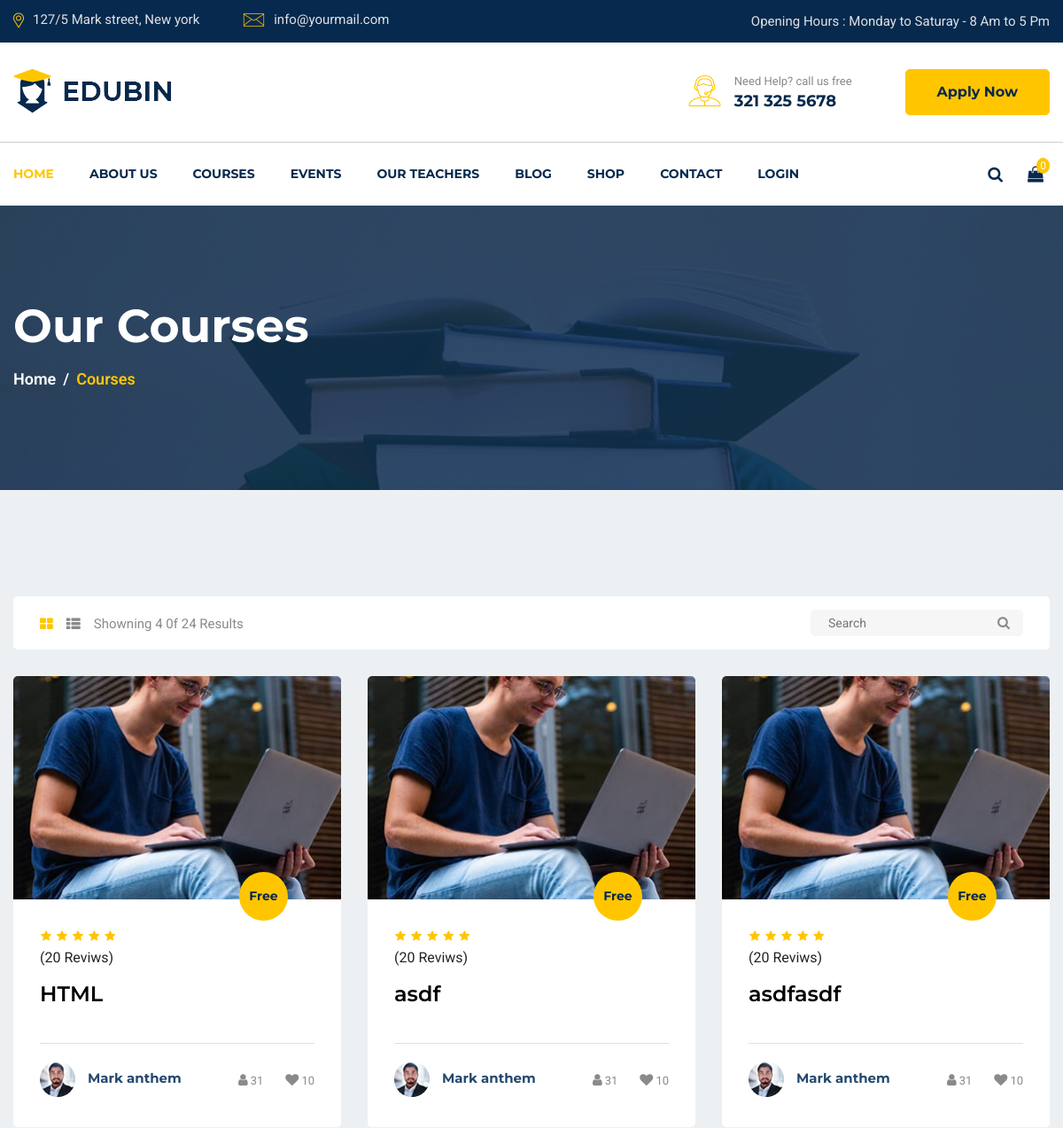
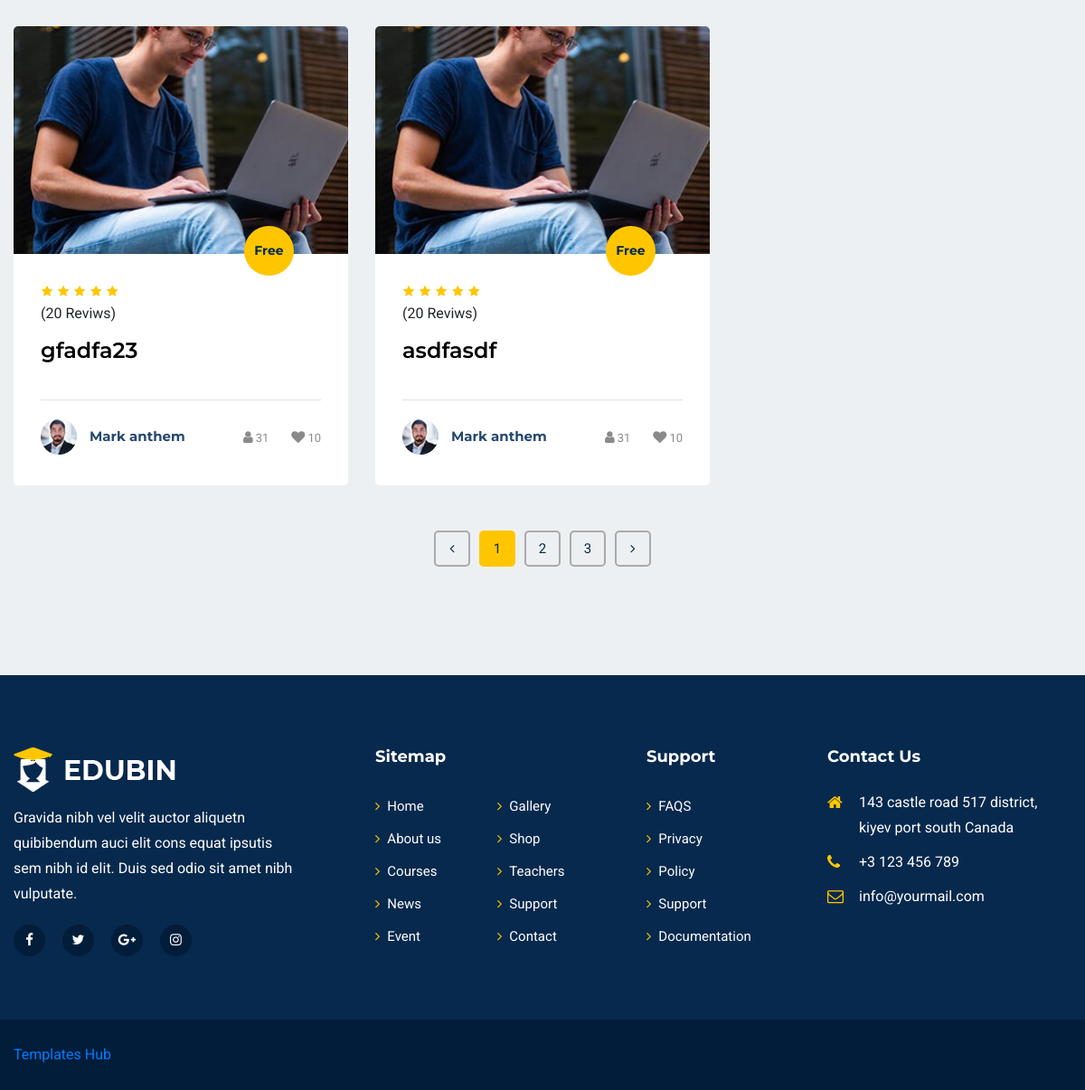
/courses.php, run on the app's committed database (2 pictures, top to bottom).
### tables this page shows
CREATE TABLE `courses` (
  `id` int(10) unsigned NOT NULL AUTO_INCREMENT,
  `user_id` bigint(20) NOT NULL,
  `title` varchar(50) NOT NULL,
  `price` float NOT NULL,
  `description` text DEFAULT NULL,
  `created_at` timestamp NOT NULL DEFAULT current_timestamp(),
  PRIMARY KEY (`id`),
  KEY `user_id` (`user_id`),
  CONSTRAINT `courses_ibfk_1` FOREIGN KEY (`user_id`) REFERENCES `login` (`admin_nim`) ON DELETE CASCADE
);

### courses.php (the view, shortened to what this page needs)
<?php require_once __DIR__ . '../public/ini/header.php'; ?>
<?php require_once __DIR__ . '../public/navbar/navbar.php'; ?>
<section id="page-banner" class="pt-105 pb-110 bg_cover" data-overlay="8" style="background-image: url(../public/images/page-banner-2.jpg)">
    <div class="container">
        <div class="row">
            <div class="col-lg-12">
                <div class="page-banner-cont">
                    <h2>Our Courses</h2>
                    <nav aria-label="breadcrumb">
                        <ol class="breadcrumb">
                            <li class="breadcrumb-item"><a href="#">Home</a></li>
                            <li class="breadcrumb-item active" aria-current="page">Courses</li>
                        </ol>
                    </nav>
                </div>
            </div>
        </div>
    </div>
</section>
<section id="courses-part" class="pt-120 pb-120 gray-bg">
    <div class="container">
        <div class="row">
            <div class="col-lg-12">
                <div class="courses-top-search">
                    <ul class="nav float-left" id="myTab" role="tablist">
                        <li class="nav-item">
                            <a class="active" id="courses-grid-tab" data-toggle="tab" href="#courses-grid" role="tab" aria-controls="courses-grid" aria-selected="true"><i class="fa fa-th-large"></i></a>
                        </li>
                        <li class="nav-item">
                            <a id="courses-list-tab" data-toggle="tab" href="#courses-list" role="tab" aria-controls="courses-list" aria-selected="false"><i class="fa fa-th-list"></i></a>
                        </li>
                        <li class="nav-item">Showning 4 0f 24 Results</li>
                    </ul>
                    <div class="courses-search float-right">
                        <form action="#">
                            <input type="text" placeholder="Search">
                            <button type="button"><i class="fa fa-search"></i></button>
                        </form>
                    </div>
                </div>
            </div>
        </div>
        <div class="tab-content" id="myTabContent">
            <div class="tab-pane fade show active" id="courses-grid" role="tabpanel" aria-labelledby="courses-grid-tab">
                <saboor class="row">
                <?php $posts = $db->query("SELECT title, price, description, created_at FROM courses"); ?>
                <?php  foreach ($posts as $item): ?>
                    <div class="col-lg-4 col-md-6">
                        <div class="singel-course mt-30">
                            <div class="thum">
                                <div class="image">
                                    <img src="../public/images/course/cu-1.jpg" alt="Course">
                                </div>
                                <div class="price">
                                    <span>Free</span>
                                </div>
                            </div>
                            <div class="cont">
                                <ul>
                                    <li><i class="fa fa-star"></i></li>
                                    <li><i class="fa fa-star"></i></li>
                                    <li><i class="fa fa-star"></i></li>
                                    <li><i class="fa fa-star"></i></li>
                                    <li><i class="fa fa-star"></i></li>
                                </ul>
                                <div>(20 Reviws)</div>
                                <div>
                                    <a href="courses-singel.html">
                                        <h4><?php echo $item['title']; ?></h4>
                                    </a>
                                </div>
                                <div class="course-teacher">
                                    <div class="thum">
                                        <a href="#"><img src="../public/images/course/teacher/t-1.jpg" alt="teacher"></a>
                                    </div>
                                    <div class="name">
                                        <a href="#">
                                            <h6>Mark anthem</h6>
                                        </a>
                                    </div>
                                    <div class="admin">
                                        <ul>
                                            <li><a href="#"><i class="fa fa-user"></i><span>31</span></a></li>
                                            <li><a href="#"><i class="fa fa-heart"></i><span>10</span></a></li>
                                        </ul>
                                    </div>
                                </div>
                            </div>
                        </div>
                    </div>
                    <?php  endforeach; ?>
                </saboor>
            </div>
        </div>
        <div class="row">
            <div class="col-lg-12">
                <nav class="courses-pagination mt-50">
                    <ul class="pagination justify-content-center">
                        <li class="page-item">
                            <a href="#" aria-label="Previous">
                                <i class="fa fa-angle-left"></i>
                            </a>
                        </li>
                        <li class="page-item"><a class="active" href="#">1</a></li>
                        <li class="page-item"><a href="#">2</a></li>
                        <li class="page-item"><a href="#">3</a></li>
                        <li class="page-item">
                            <a href="#" aria-label="Next">
                                <i class="fa fa-angle-right"></i>
                            </a>
                        </li>
                    </ul>
                </nav>
            </div>
        </div>
    </div>
</section>
<?php require_once __DIR__ . '../public/ini/footer.php'; ?>

### public/resources/css/default.css (style rules this page uses)
.mt-30 { margin-top: 30px; }
.mt-50 { margin-top: 50px; }
.pt-105 { padding-top: 105px; }
.pt-120 { padding-top: 120px; }
.pb-110 { padding-bottom: 110px; }
.pb-120 { padding-bottom: 120px; }
.gray-bg { background: #edf0f2; }
[data-overlay] { position: relative; }
[data-overlay]::before { background: #07294d none repeat scroll 0 0; content: ""; height: 100%; left: 0; position: absolute; top: 0; width: 100%; z-index: 1; }
[data-overlay="8"]::before { opacity: 0.8; }

### data on the page
courses: title "HTML"
courses: title "asdf"
courses: title "asdfasdf"
courses: title "gfadfa23"
courses: title "asdfasdf"
